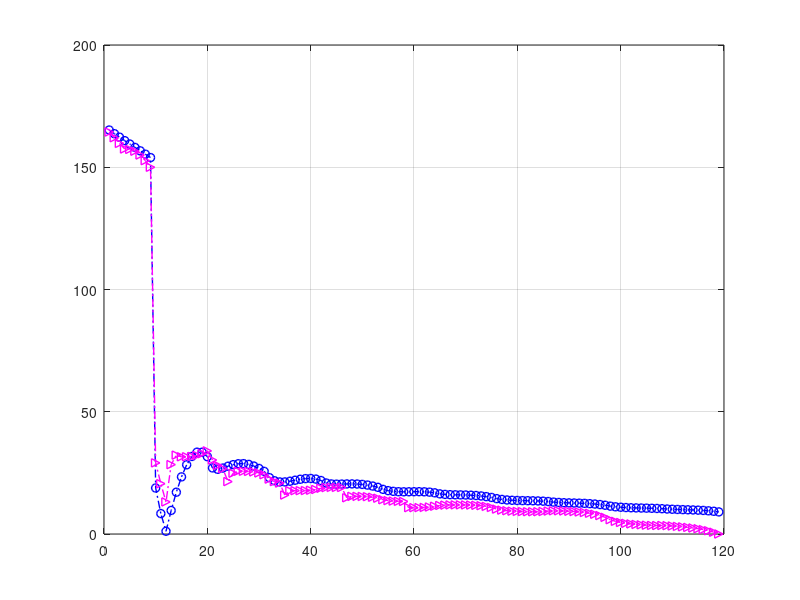

Source code (MATLAB): (Note: this script raises an error after producing the figure.)
%%%%%%%%%%%%%%%%%%%%%%%%%%%%%%%%%%%%%%%%%%%%%%%%%%%%%%%%%%%%%%%%%%%%%%%%%
% RMSE - Flight distance graph
%%%%%%%%%%%%%%%%%%%%%%%%%%%%%%%%%%%%%%%%%%%%%%%%%%%%%%%%%%%%%%%%%%%%%%%%%

clear all; close all; clc;

load('al2.mat')
al1 = de;

load('al22.mat')
al2 = de;


plot(1:119, al1(:,1), 'b-.o', 'LineWidth',1); hold on; grid on;
plot(1:119, al2(:,1), 'm-.>', 'LineWidth',1); 

title('Algorithm 2', FontSize=20)
xlabel('Number of Drone hops (30m per a hop)', FontSize=20)
ylabel('RMSE', FontSize=20)

legend("Fixed", "Dynamic", FontSize=20);
